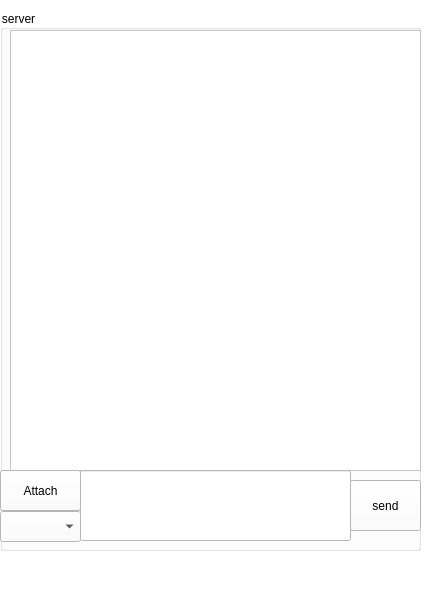
<?xml version="1.0" encoding="UTF-8"?>
<ui version="4.0">
 <class>page4_home</class>
 <widget class="QMainWindow" name="page4_home">
  <property name="geometry">
   <rect>
    <x>0</x>
    <y>0</y>
    <width>426</width>
    <height>595</height>
   </rect>
  </property>
  <property name="windowTitle">
   <string>MainWindow</string>
  </property>
  <property name="styleSheet">
   <string notr="true">background-color: rgb(255, 255, 255);</string>
  </property>
  <widget class="QWidget" name="centralwidget">
   <widget class="QGroupBox" name="groupBox_chatbox">
    <property name="geometry">
     <rect>
      <x>0</x>
      <y>10</y>
      <width>421</width>
      <height>541</height>
     </rect>
    </property>
    <property name="title">
     <string>server</string>
    </property>
    <widget class="QTextBrowser" name="textBrowser_receivedMessages">
     <property name="geometry">
      <rect>
       <x>10</x>
       <y>20</y>
       <width>411</width>
       <height>441</height>
      </rect>
     </property>
    </widget>
    <widget class="QLineEdit" name="lineEdit_message">
     <property name="geometry">
      <rect>
       <x>80</x>
       <y>460</y>
       <width>271</width>
       <height>71</height>
      </rect>
     </property>
    </widget>
    <widget class="QPushButton" name="pushButton_sendMessage">
     <property name="geometry">
      <rect>
       <x>350</x>
       <y>470</y>
       <width>71</width>
       <height>51</height>
      </rect>
     </property>
     <property name="text">
      <string>send</string>
     </property>
    </widget>
    <widget class="QComboBox" name="comboBox_receiver">
     <property name="geometry">
      <rect>
       <x>0</x>
       <y>501</y>
       <width>81</width>
       <height>31</height>
      </rect>
     </property>
    </widget>
    <widget class="QPushButton" name="pushButton_sendAttachment">
     <property name="geometry">
      <rect>
       <x>0</x>
       <y>460</y>
       <width>81</width>
       <height>41</height>
      </rect>
     </property>
     <property name="text">
      <string>Attach</string>
     </property>
    </widget>
   </widget>
  </widget>
  <widget class="QMenuBar" name="menubar">
   <property name="geometry">
    <rect>
     <x>0</x>
     <y>0</y>
     <width>426</width>
     <height>22</height>
    </rect>
   </property>
  </widget>
  <widget class="QStatusBar" name="statusbar"/>
 </widget>
 <resources/>
 <connections/>
</ui>
